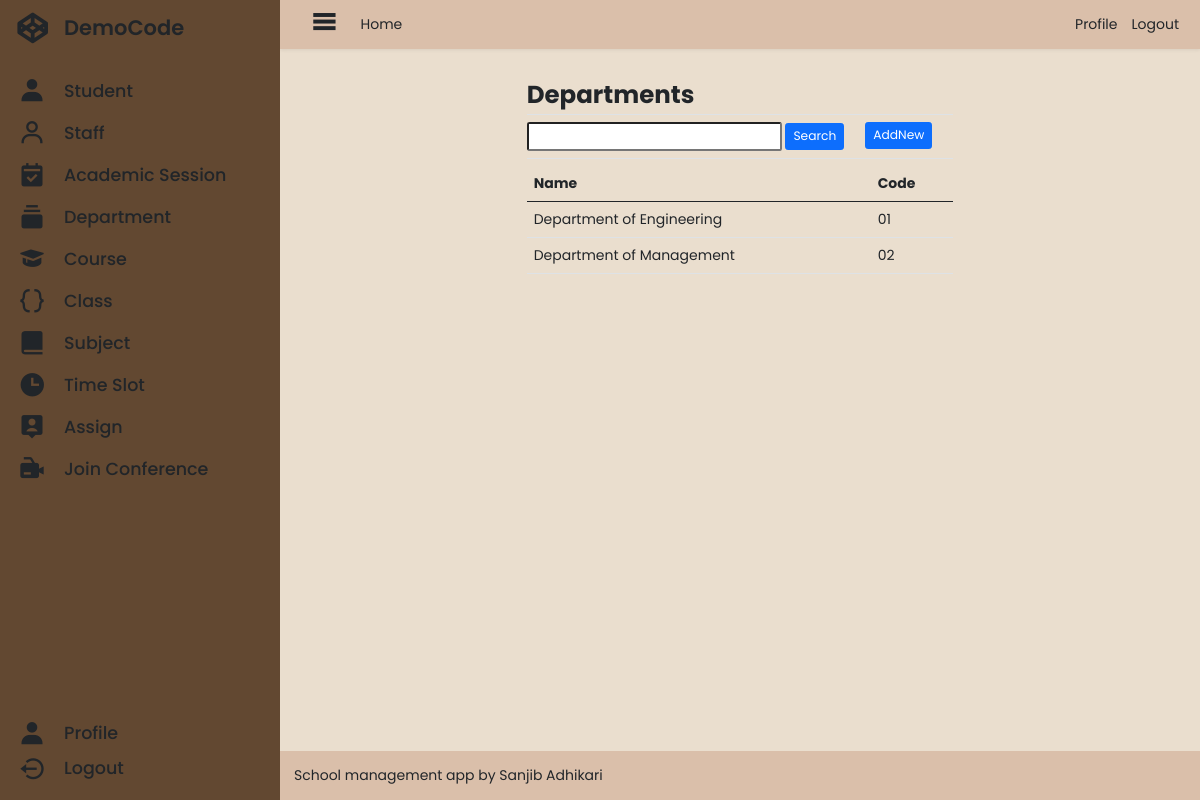
The app's page /administrator/department_list/ (signed in) with its own data.
### administrator/models.py (models this page shows, shortened)
class Department(models.Model):
    id = models.UUIDField(
        verbose_name=_("ID"),
        primary_key=True,
        default=uuid.uuid4,
        editable=False,
    )
    name = models.CharField(
        verbose_name=_("Name"),
        max_length=127,
    )
    code = models.CharField(
        verbose_name=_("Code"),
        max_length=15,
    )

### administrator/decorators.py (the view)
    def message_function(request, uuid=None, *args, **kwargs):
        if isinstance(request, WSGIRequest):
            if request.user.is_authenticated and not request.user.user_type.name == "administrator":
                messages.error(request, "You must login as administrator to access this page.")
            elif not request.user.is_authenticated:
                messages.error(request, "You must login to access this page.")
        return function(request, uuid, *args, **kwargs)

### administrator/views.py (called while the page is built)
@administrator_message
@administrator_required
def list_department_view(request, *args, **kwargs):
    context = {}
    departments = Department.objects.all()
    context["departments"] = departments
    return render(request, "administrator/department/department_list.html", context)

### administrator/templates/administrator/department/department_list.html (shortened to what this page needs)
{% extends 'administrator/base.html' %}
{% load static %}
{% load crispy_forms_tags %}
{% block main %}
<div class="container">
    <div class="d-flex flex-column">
        <Legend class="m-0 fw-bold fs-3 border-bottom">Departments</Legend>
        <div class="d-flex justify-content-between my-2 pb-2 border-bottom">
            <form method="post">
                <input type="text" name="search" class="form-control-sm">
                <button class="btn btn-sm btn-primary" type="submit">Search</button>
            </form>
            <div>
                <a href="{% url 'administrator:department-add' %}" class="btn btn-sm btn-primary mx-4">AddNew</a>
            </div>
        </div>
        {% if departments %}
        <table class="table table-hover table-responsive">
            <thead class="thead-dark">
                <tr>
                    <th scope="col">Name</th>
                    <th scope="col">Code</th>
                </tr>
            </thead>
            <tbody>
                {% for object in departments %}
                <tr>
                    <td><a href="{% url 'administrator:department-detail' uuid=object.id %}">{{object.name}}</a></td>
                    <td><a href="{% url 'administrator:department-detail' uuid=object.id %}">{{object.code}}</a></td>
                </tr>
                {% endfor %}
            </tbody>
        </table>
        {% else %}
        <div class="d-flex justify-content-center">No Records.</div>
        {% endif %}
    </div>
</div>
{% endblock main %}

### static/css/base.css (style rules this page uses)
*, *::before, *::after { box-sizing: border-box; }
* { margin: 0; padding: 0; font-size: 14px; font-family: 'Poppins', sans-serif; }
a, a:hover { text-decoration: none; color: inherit; }
body { margin: 0; padding: 0; width: 100vw; height: 100vh; display: flex; }
.container { padding: 1rem; display: flex; flex-direction: column; align-items: center; overflow: auto; max-width: calc(100% - 2rem); height: 100%; }
form { width: 100%; max-width: 600px; }
legend { font-weight: 600; }

### records on screen
Department: name "Department of Engineering", code "01"
Department: name "Department of Management", code "02"
